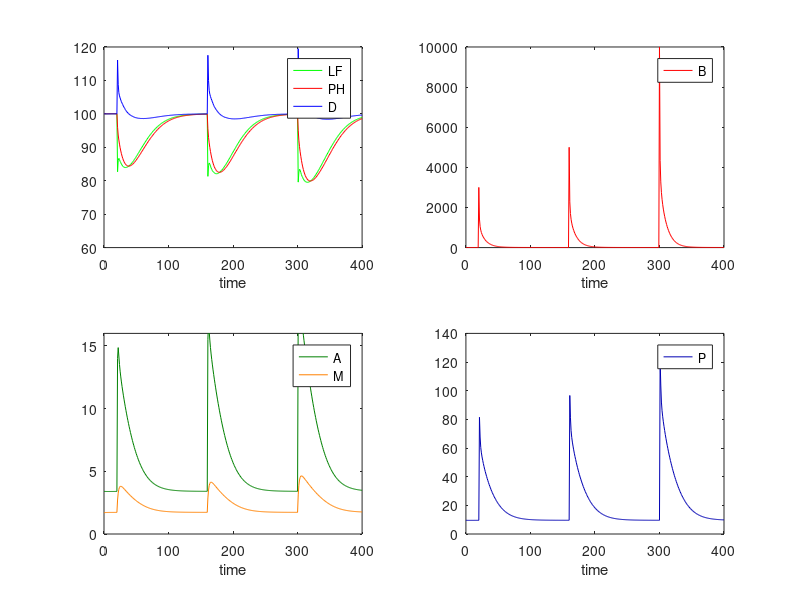

Reproduce this figure in MATLAB.
%BMED 6310 Group Project Code 11-20
%Cystic Fibrosis Conditions
% simulating genetic treatment CF=0.5

function CFcodeODE_Extended
CF = 0.5; %1 means the patient has CF, 0 means no CF
if CF == 1
    y0 = [1278.037, 64.7532, 15.04461, 12.75542, 1713.089, 100];
    % initial conditions: B = y0(1), P = y0(2), A = y0(3), M = y0(4), H = y0(5),
    % D = y0(6)
elseif CF == 0
    y0 = [1.383617,6.091615, 2.393149, 1.075577, 2431.41, 100];
elseif CF == 0.5
    y0 = [5.1, 9.6, 3.4, 1.7, 2273.9, 100];
    % values calculated via fsolve and a system of equations for steady
    % state parameters
end
%AB = 0; %No antibiotic treatment so AB not needed

t0 = 0;
tf = 400;
hr = 1; %hr = step size
t = t0:hr:19;
[~,yode] = ode45(@diffeqs,t,y0);

t2 = 20:hr:159; %reset bacteria (B) at t = 20, 160, and 300
y02 = [3000; yode(end,2); yode(end,3); yode(end,4); yode(end,5); yode(end,6)];
[~,yode2] = ode45(@diffeqs,t2,y02);

t3 = 160:hr:299;
y03 = [5000; yode2(end,2); yode2(end,3); yode2(end,4); yode2(end,5); yode2(end,6)];
[~,yode3] = ode45(@diffeqs,t3,y03);

t4 = 300:hr:tf;
y04 = [10000; yode3(end,2); yode3(end,3); yode3(end,4); yode3(end,5); yode3(end,6)];
[~,yode4] = ode45(@diffeqs,t4,y04);

if CF == 1
    H0 = 1713.089; %initial H and D (doesn't change throughout)
    D0 = 100;
elseif CF == 0
    H0 = 2431.41;
    D0 = 100;
elseif CF == 0.5
    H0 = 2273.9;
    D0 = 100;  
end
H = [yode(:,5); yode2(:,5); yode3(:,5); yode4(:,5)];
D = [yode(:,6); yode2(:,6); yode3(:,6); yode4(:,6)];
LF = 100.*((H./D)./(H0./D0));
PH = 100.*H./H0;

tt = t0:hr:tf;
%B = y(1); P = y(2); A = y(3); M = y(4); H = y(5); D = y(6);
figure;
subplot(2,2,1);
plot(tt, LF, 'g') %LF
hold on;
plot(tt, PH, 'r') %PH
plot(tt, [yode(:,6); yode2(:,6); yode3(:,6); yode4(:,6)], 'b') %D
hold off;
xlabel('time')
legend('LF','PH','D');
ylim([60 120]);
subplot(2,2,2);
plot(tt, [yode(:,1); yode2(:,1); yode3(:,1); yode4(:,1)], 'r') %B
xlabel('time')
legend('B');
ylim([0 10000]);
subplot(2,2,3);
plot(tt, [yode(:,3); yode2(:,3); yode3(:,3); yode4(:,3)],'color',[0 .5 0]) %A
% plot(tt, [yode(:,3)./2; yode2(:,3)./2; yode3(:,3)./2; yode4(:,3)./2],'color',[0 .5 0]) %A
hold on;
plot(tt, [yode(:,4); yode2(:,4); yode3(:,4); yode4(:,4)],'color',[1 .5 0]) %M
% plot(tt, [yode(:,4)./2; yode2(:,4)./2; yode3(:,4)./2; yode4(:,4)./2],'color',[1 .5 0]) %M
hold off;
xlabel('time')
legend('A','M');
ylim([0 16]);
subplot(2,2,4);
plot(tt, [yode(:,2); yode2(:,2); yode3(:,2); yode4(:,2)],'color',[0 0 .7]) %P
xlabel('time')
legend('P');
ylim([0 140]);
end

function f = diffeqs(~,y)
CF = 0.5; %change whether CF is present

B = y(1); P = y(2); A = y(3); M = y(4); H = y(5); D = y(6);
Bp = (((B^0.8)*(M^1.2)) - ((0.8*B^1.2)*(P^0.1)))*(M^-2.4);
Pp = (20*(B^0.2)*(D^0.4)*(A^-0.1))-50*(P^0.5);
Ap = (15*(B^0.1)*(P^0.1))-12*(A^0.5);
Mp = (0.16*(B^0.25)*(2^CF))-0.15*(M^(2-CF));
Hp = 500-40*(H^0.3)*(P^0.2)*(A^(-0.2));
Dp = (40*(H^0.3)*(P^0.2)*(A^-0.2))-5*D;
f = [Bp;Pp;Ap;Mp;Hp;Dp];
end